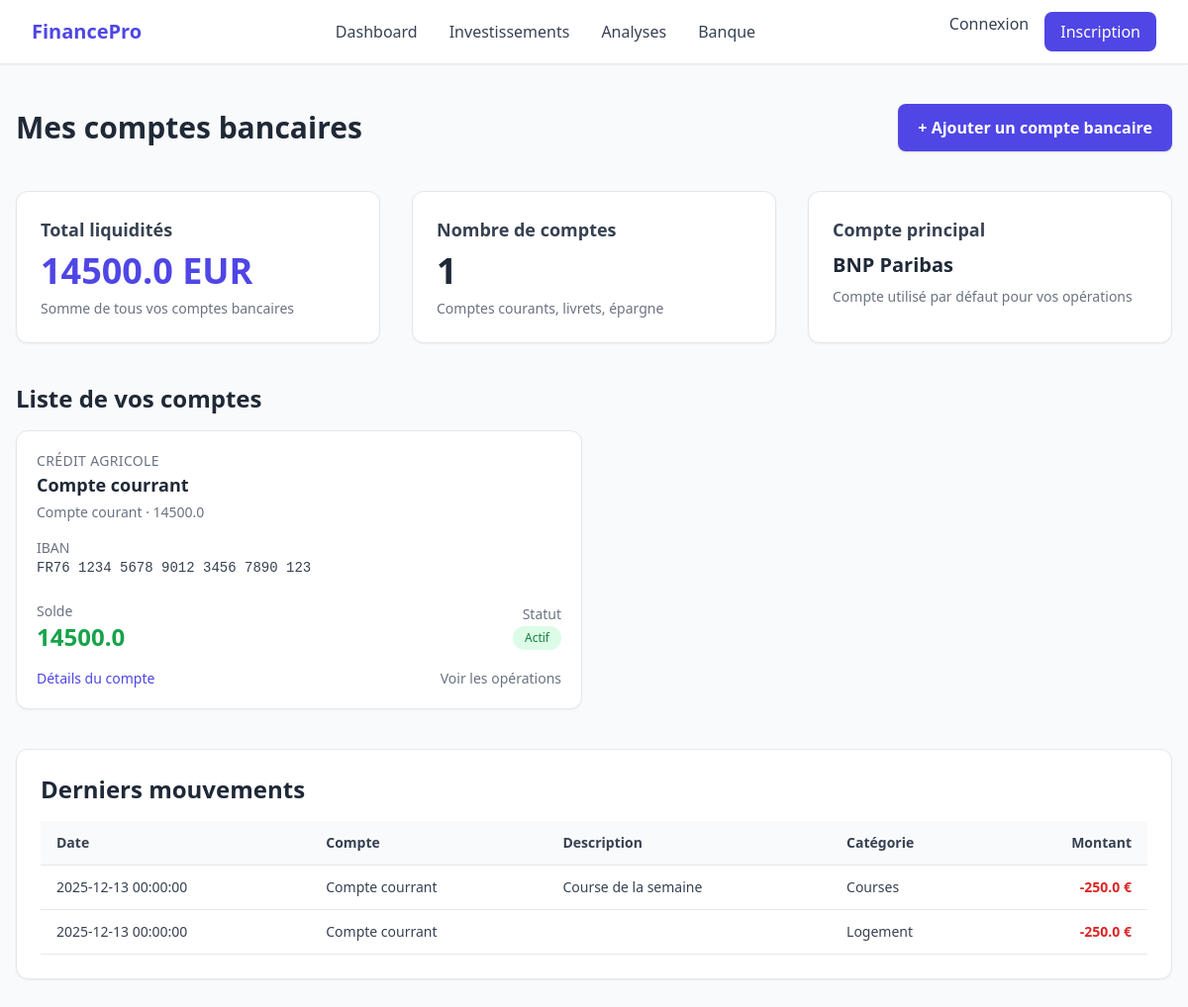
The app's page /bank-accounts with its own data.
### app/models.py (models this page shows)
class MainBankAccount(db.Model):
    id = db.Column(db.Integer, primary_key=True)
    bank_origin = db.Column(db.String(256), nullable=False)
    account_name = db.Column(db.String(256), unique=True, nullable=False)
    type_account = db.Column(db.String(256), nullable=False)
    monnaie = db.Column(db.String(10), nullable=False)
    balance = db.Column(db.Float, default=0.0)
    iban = db.Column(db.String(24), unique=True, nullable=False)
    status = db.Column(db.Boolean, default=False)
    main_account = db.Column(db.Boolean, default=False)
    user_id = db.Column(db.Integer, db.ForeignKey('user.id'), nullable=False)
    transactions = db.relationship('Transaction', backref='account', lazy=True)

class Transaction(db.Model):
    id = db.Column(db.Integer, primary_key=True)
    date = db.Column(db.DateTime, nullable=False)
    account_label = db.Column(db.String(256), nullable=False)
    description = db.Column(db.String(512), nullable=True)
    category = db.Column(db.String(256), nullable=True)
    amount = db.Column(db.Float, nullable=False, default=0.0)
    account_id = db.Column(db.Integer, db.ForeignKey('main_bank_account.id'), nullable=False)
    user_id = db.Column(db.Integer, db.ForeignKey('user.id'), nullable=False)

### app/routes/main.py (the view)
@main_bp.route("/bank-accounts")
def comptes_bancaires():
    accounts = MainBankAccount.query.all()
    transac = Transaction.query.all()
    summary = {
        "total_balance": f"{sum(acc.balance for acc in accounts)} {accounts[0].monnaie if accounts else '€'}",
        "count": len(accounts),
        "main_bank": "BNP Paribas" if accounts else "N/A",
    }
    transactions = [
        {
            "date": t.date,
            "account_label": t.account_label,
            "description": t.description,
            "category": t.category,
            "amount": f"{t.amount} €",
            "amount_numeric": t.amount,   # nombre, pas une liste
        }
        for t in transac
    ]
    return render_template(
        "bank/bank_accounts.html", accounts=accounts, summary=summary, transactions=transactions,)

### app/templates/bank/bank_accounts.html (shortened to what this page needs)
{% extends 'base.html' %}
{% block content %}
<div class="max-w-7xl mx-auto px-4 py-10">
    <div class="flex flex-col md:flex-row md:items-center md:justify-between mb-10">
        <h1 class="text-3xl font-bold text-gray-800">Mes comptes bancaires</h1>
        <button onclick="openAddBankModal()"
        class="mt-4 md:mt-0 inline-flex items-center px-5 py-3 bg-indigo-600 text-white font-semibold rounded-lg shadow hover:bg-indigo-700 transition">
            + Ajouter un compte bancaire
        </button>
    </div>
    <div class="grid grid-cols-1 md:grid-cols-3 gap-8 mb-10">
        <div class="bg-white border border-gray-200 rounded-xl shadow-sm p-6">
            <h2 class="text-lg font-semibold text-gray-700 mb-2">Total liquidités</h2>
            <p class="text-4xl font-bold text-indigo-600">
                {{ summary.total_balance }}
            </p>
            <p class="text-sm text-gray-500 mt-2">
                Somme de tous vos comptes bancaires
            </p>
        </div>
        <div class="bg-white border border-gray-200 rounded-xl shadow-sm p-6">
            <h2 class="text-lg font-semibold text-gray-700 mb-2">Nombre de comptes</h2>
            <p class="text-4xl font-bold text-gray-800">
                {{ summary.count }}
            </p>
            <p class="text-sm text-gray-500 mt-2">
                Comptes courants, livrets, épargne
            </p>
        </div>
        <div class="bg-white border border-gray-200 rounded-xl shadow-sm p-6">
            <h2 class="text-lg font-semibold text-gray-700 mb-2">Compte principal</h2>
            <p class="text-xl font-semibold text-gray-800">
                {{ summary.main_bank if summary else "BNP Paribas" }}
            </p>
            <p class="text-sm text-gray-500 mt-2">
                Compte utilisé par défaut pour vos opérations
            </p>
        </div>
    </div>
    <h2 class="text-2xl font-semibold text-gray-800 mb-4">
        Liste de vos comptes
    </h2>
    <div class="grid grid-cols-1 md:grid-cols-2 xl:grid-cols-3 gap-6 mb-10">
        {% for account in accounts %}
        <div class="bg-white border border-gray-200 rounded-xl shadow-sm p-5 flex flex-col justify-between">
            <div class="mb-4">
                <p class="text-sm text-gray-500 uppercase tracking-wide">
                    {{ account.bank_origin }}
                </p>
                <p class="text-lg font-semibold text-gray-800">
                    {{ account.account_name }}
                </p>
                <p class="text-sm text-gray-500 mt-1">
                    {{ account.type_account }} · {{ account.balance }} {% if account.currency == 'EUR' %}€{% elif account.currency == 'USD' %}${% endif %}
                </p>
            </div>
            <div class="mb-4">
                <p class="text-sm text-gray-500">IBAN</p>
                <p class="font-mono text-sm text-gray-700">
                    {{ account.iban }}
                </p>
            </div>
            <div class="flex items-center justify-between mt-2">
                <div>
                    <p class="text-sm text-gray-500">Solde</p>
                    <p class="text-2xl font-bold
                        {% if account.balance >= 0 %}text-green-600{% else %}text-red-600{% endif %}">
                        {{ account.balance }} {% if account.currency == 'EUR' %}€{% elif account.currency == 'USD' %}${% endif %}
                    </p>
                </div>
                <div class="text-right">
                    <p class="text-sm text-gray-500">Statut</p>
                    {% if account.status %}
                        <span class="inline-flex items-center px-3 py-1 rounded-full text-xs font-medium bg-green-100 text-green-700">
                            Actif
                        </span>
                    {% else %}
                        <span class="inline-flex items-center px-3 py-1 rounded-full text-xs font-medium bg-gray-200 text-gray-700">
                            Inactif
                        </span>
                    {% endif %}
                </div>
            </div>
            <div class="mt-4 flex justify-between items-center">
                <a href="/bank-accounts/{{ account.id }}" class="text-indigo-600 hover:underline text-sm">
                    Détails du compte
                </a>
                <a href="/bank-accounts/{{ account.id }}/operations"
                class="text-gray-500 hover:text-gray-700 text-sm">
                    Voir les opérations
                </a>
            </div>
        </div>
        {% else %}
        <p class="text-gray-600">Aucun compte bancaire enregistré pour le moment.</p>
        {% endfor %}
    </div>
    <div class="bg-white border border-gray-200 rounded-xl shadow-sm p-6">
        <h2 class="text-2xl font-semibold text-gray-800 mb-4">
            Derniers mouvements
        </h2>
        <div class="overflow-x-auto">
            <table class="w-full text-left border-collapse">
                <thead>
                    <tr class="border-b bg-gray-50 text-gray-700 text-sm">
                        <th class="py-3 px-4">Date</th>
                        <th class="py-3 px-4">Compte</th>
                        <th class="py-3 px-4">Description</th>
                        <th class="py-3 px-4">Catégorie</th>
                        <th class="py-3 px-4 text-right">Montant</th>
                    </tr>
                </thead>
                <tbody class="text-gray-700 text-sm">
                    {% for tx in transactions %}
                    <tr class="border-b">
                        <td class="py-3 px-4">{{ tx.date }}</td>
                        <td class="py-3 px-4">{{ tx.account_label }}</td>
                        <td class="py-3 px-4">{{ tx.description }}</td>
                        <td class="py-3 px-4">{{ tx.category }}</td>
                        <td class="py-3 px-4 text-right font-semibold
                            {% if tx.amount_numeric > 0 %}text-green-600{% else %}text-red-600{% endif %}">
                            {{ tx.amount }}
                        </td>
                    </tr>
                    {% else %}
                    <tr>
                        <td colspan="5" class="py-4 px-4 text-center text-gray-500">
                            Aucun mouvement récent.
                        </td>
                    </tr>
                    {% endfor %}
                </tbody>
            </table>
        </div>
    </div>
</div>
{% endblock %}

### app/templates/base.html (shortened to what this page needs)
<!DOCTYPE html>
<html lang="fr">
<head>
    <script src="https://cdn.tailwindcss.com"></script>
</head>
<body class="bg-gray-50">
    {% include 'components/header.html' %}
    <main class="min-h-screen">
        {% block content %}{% endblock %}
    </main>
</body>
</html>

### app/templates/components/header.html (shortened to what this page needs)
<header class="bg-white shadow-sm border-b border-gray-200">
  <div class="max-w-7xl mx-auto px-4 sm:px-6 lg:px-8">
    <div class="flex justify-between h-16 items-center">
      <a href="/" class="text-xl font-bold text-indigo-600">
        FinancePro
      </a>
      <nav class="hidden md:flex space-x-8">
        <a href="/dashboard" class="text-gray-700 hover:text-indigo-600 transition">Dashboard</a>
        <a href="/invest" class="text-gray-700 hover:text-indigo-600 transition">Investissements</a>
        <a href="/analyses" class="text-gray-700 hover:text-indigo-600 transition">Analyses</a>
        <a href="/bank-accounts" class="text-gray-700 hover:text-indigo-600 transition">Banque</a>
      </nav>
      <div class="hidden md:flex space-x-4">
        {% if current_user.is_authenticated %}
          <a href="/logout"
              class="text-gray-700 hover:text-indigo-600">
            Déconnexion
          </a>
          <a href="/account"
              class="bg-gray-100 hover:bg-gray-200 text-gray-700 px-4 py-2 rounded-lg">
            Mon compte
          </a>
        {% else %}
          <a href="/login" class="text-gray-700 hover:text-indigo-600">Connexion</a>
          <a href="/register"
            class="bg-indigo-600 hover:bg-indigo-700 text-white px-4 py-2 rounded-lg">
            Inscription
          </a>
        {% endif %}
      </div>
    </div>
  </div>
</header>

### records on screen
MainBankAccount: bank_origin "CRÉDIT AGRICOLE", account_name "Compte courrant", type_account "Compte courant", balance "14500.0", iban "FR76 1234 5678 9012 3456 7890 123", status "Actif"
Transaction: date "2025-12-13 00:00:00", account_label "Compte courrant", description "Course de la semaine", category "Courses", amount "-250.0 €"
Transaction: date "2025-12-13 00:00:00", account_label "Compte courrant", category "Logement", amount "-250.0 €"

### other values on screen
{{ summary.total_balance }} "14500.0 EUR"
{{ summary.count }} "1"
{{ summary.main_bank if summary else "BNP Paribas" }} "BNP Paribas"
